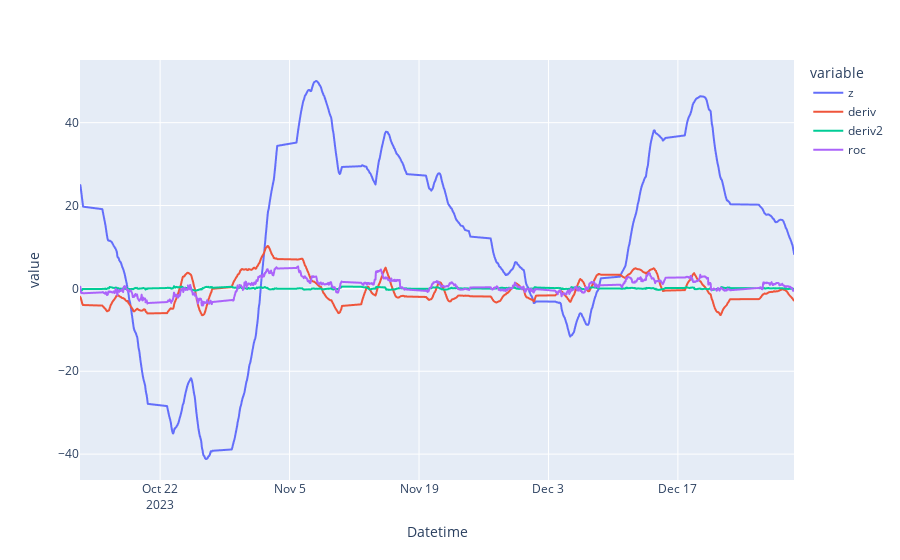

The notebook cell this image was saved under:
### Code cell
fig2 = px.line(derivative_data, x=derivative_data.index, y=['z', 'deriv', 'deriv2', 'roc'])
fig2.show()

### Figure 1 — Plotly figure (JSON) as saved in the notebook; plotly's stock layout.template omitted (floating-point values rounded to 4 significant figures; data arrays with more than 128 entries replaced by an {"elided": "..."} marker saying what was removed)
{"data": [{"hovertemplate": "variable=z<br>Datetime=%{x}<br>value=%{y}<extra></extra>", "legendgroup": "z", "line": {"color": "#636efa", "dash": "solid"}, "marker": {"symbol": "circle"}, "mode": "lines", "name": "z", "showlegend": true, "type": "scattergl", "x": {"elided": "1228 str values"}, "xaxis": "x", "y": {"elided": "1228 float values"}, "yaxis": "y"}, {"hovertemplate": "variable=deriv<br>Datetime=%{x}<br>value=%{y}<extra></extra>", "legendgroup": "deriv", "line": {"color": "#EF553B", "dash": "solid"}, "marker": {"symbol": "circle"}, "mode": "lines", "name": "deriv", "showlegend": true, "type": "scattergl", "x": {"elided": "1228 str values"}, "xaxis": "x", "y": {"elided": "1228 float values"}, "yaxis": "y"}, {"hovertemplate": "variable=deriv2<br>Datetime=%{x}<br>value=%{y}<extra></extra>", "legendgroup": "deriv2", "line": {"color": "#00cc96", "dash": "solid"}, "marker": {"symbol": "circle"}, "mode": "lines", "name": "deriv2", "showlegend": true, "type": "scattergl", "x": {"elided": "1228 str values"}, "xaxis": "x", "y": {"elided": "1228 float values"}, "yaxis": "y"}, {"hovertemplate": "variable=roc<br>Datetime=%{x}<br>value=%{y}<extra></extra>", "legendgroup": "roc", "line": {"color": "#ab63fa", "dash": "solid"}, "marker": {"symbol": "circle"}, "mode": "lines", "name": "roc", "showlegend": true, "type": "scattergl", "x": {"elided": "1228 str values"}, "xaxis": "x", "y": {"elided": "1228 float values"}, "yaxis": "y"}], "layout": {"legend": {"title": {"text": "variable"}, "tracegroupgap": 0}, "margin": {"t": 60}, "xaxis": {"anchor": "y", "domain": [0, 1], "title": {"text": "Datetime"}}, "yaxis": {"anchor": "x", "domain": [0, 1], "title": {"text": "value"}}}}
